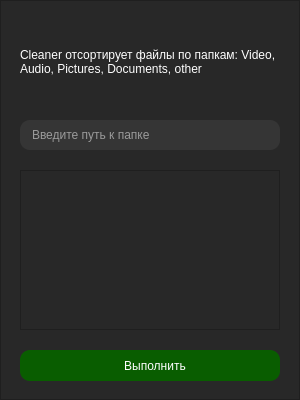
<?xml version="1.0" encoding="UTF-8"?>
<ui version="4.0">
 <class>MainWindow</class>
 <widget class="QMainWindow" name="MainWindow">
  <property name="geometry">
   <rect>
    <x>0</x>
    <y>0</y>
    <width>300</width>
    <height>400</height>
   </rect>
  </property>
  <property name="minimumSize">
   <size>
    <width>300</width>
    <height>400</height>
   </size>
  </property>
  <property name="maximumSize">
   <size>
    <width>300</width>
    <height>400</height>
   </size>
  </property>
  <property name="windowTitle">
   <string>MainWindow</string>
  </property>
  <widget class="QWidget" name="centralwidget">
   <widget class="QFrame" name="frame">
    <property name="geometry">
     <rect>
      <x>0</x>
      <y>0</y>
      <width>300</width>
      <height>400</height>
     </rect>
    </property>
    <property name="styleSheet">
     <string notr="true">background-color: rgb(40, 40, 40);
font: 16pt &quot;Book Antiqua&quot;;
color: rgb(255, 255, 255);</string>
    </property>
    <property name="frameShape">
     <enum>QFrame::StyledPanel</enum>
    </property>
    <property name="frameShadow">
     <enum>QFrame::Raised</enum>
    </property>
    <widget class="QPushButton" name="btn_run">
     <property name="geometry">
      <rect>
       <x>20</x>
       <y>350</y>
       <width>260</width>
       <height>31</height>
      </rect>
     </property>
     <property name="styleSheet">
      <string notr="true">background-color: rgb(9, 93, 0);
padding-left: 10px;
border-radius: 10px;</string>
     </property>
     <property name="text">
      <string>Выполнить</string>
     </property>
    </widget>
    <widget class="QLineEdit" name="input_path">
     <property name="geometry">
      <rect>
       <x>20</x>
       <y>120</y>
       <width>260</width>
       <height>30</height>
      </rect>
     </property>
     <property name="styleSheet">
      <string notr="true">font: 75 10pt &quot;Book Antiqua&quot;;
padding-left: 10px;
border-radius: 10px;
background-color: rgb(53, 53, 53);
</string>
     </property>
     <property name="placeholderText">
      <string>Введите путь к папке</string>
     </property>
    </widget>
    <widget class="QLabel" name="label">
     <property name="geometry">
      <rect>
       <x>20</x>
       <y>26</y>
       <width>261</width>
       <height>71</height>
      </rect>
     </property>
     <property name="styleSheet">
      <string notr="true">word-wrap: wrap;
font: 75 12pt &quot;Book Antiqua&quot;;</string>
     </property>
     <property name="text">
      <string>Cleaner отсортирует файлы по папкам: Video, Audio, Pictures, Documents, other</string>
     </property>
     <property name="textFormat">
      <enum>Qt::AutoText</enum>
     </property>
     <property name="alignment">
      <set>Qt::AlignLeading|Qt::AlignLeft|Qt::AlignVCenter</set>
     </property>
     <property name="wordWrap">
      <bool>true</bool>
     </property>
     <property name="margin">
      <number>0</number>
     </property>
     <property name="openExternalLinks">
      <bool>false</bool>
     </property>
    </widget>
    <widget class="QTextEdit" name="textEdit">
     <property name="geometry">
      <rect>
       <x>20</x>
       <y>170</y>
       <width>260</width>
       <height>160</height>
      </rect>
     </property>
     <property name="minimumSize">
      <size>
       <width>260</width>
       <height>160</height>
      </size>
     </property>
     <property name="maximumSize">
      <size>
       <width>260</width>
       <height>160</height>
      </size>
     </property>
     <property name="styleSheet">
      <string notr="true">padding: 5px;
font: 10pt &quot;Arial&quot;;
word-wrap: wrap;</string>
     </property>
     <property name="tabChangesFocus">
      <bool>false</bool>
     </property>
     <property name="readOnly">
      <bool>true</bool>
     </property>
     <property name="html">
      <string>&lt;!DOCTYPE HTML PUBLIC &quot;-//W3C//DTD HTML 4.0//EN&quot; &quot;http://www.w3.org/TR/REC-html40/strict.dtd&quot;&gt;
&lt;html&gt;&lt;head&gt;&lt;meta name=&quot;qrichtext&quot; content=&quot;1&quot; /&gt;&lt;style type=&quot;text/css&quot;&gt;
p, li { white-space: pre-wrap; }
&lt;/style&gt;&lt;/head&gt;&lt;body style=&quot; font-family:'Arial'; font-size:10pt; font-weight:400; font-style:normal;&quot;&gt;
&lt;p style=&quot;-qt-paragraph-type:empty; margin-top:0px; margin-bottom:0px; margin-left:0px; margin-right:0px; -qt-block-indent:0; text-indent:0px; font-family:'Book Antiqua'; font-size:12pt; font-style:italic;&quot;&gt;&lt;br /&gt;&lt;/p&gt;&lt;/body&gt;&lt;/html&gt;</string>
     </property>
    </widget>
   </widget>
  </widget>
 </widget>
 <resources/>
 <connections/>
</ui>
